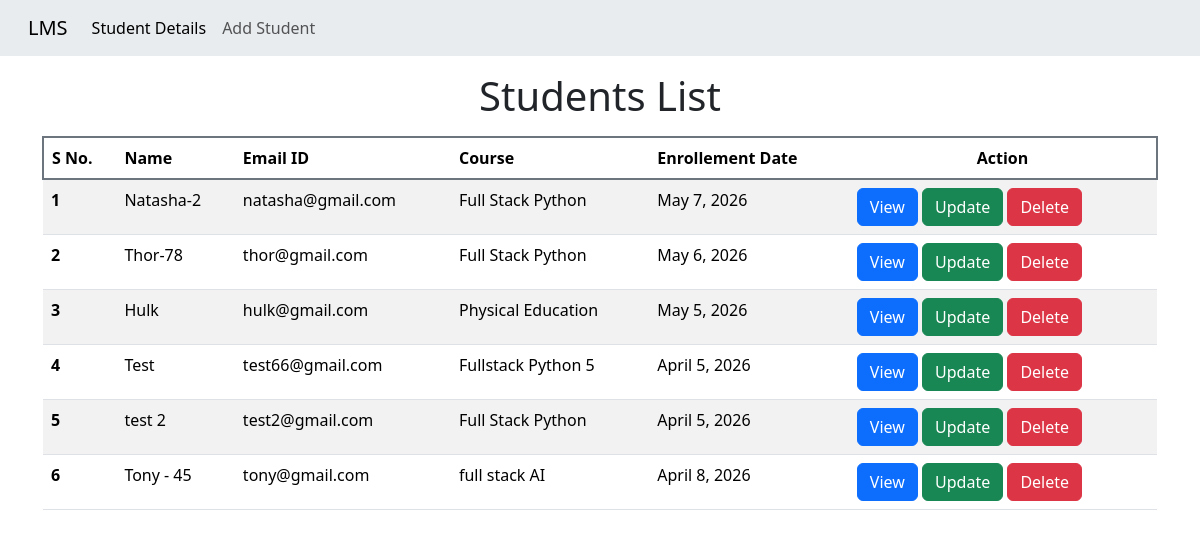
The page / on the database its author committed.
### student_CRUD/models.py (models this page shows, shortened)
class StudentDetail(models.Model) :
        student_name = models.CharField(max_length=100)
        email = models.EmailField(max_length=50 , unique=True)
        course = models.CharField(max_length=75)
        enrollment_date = models.DateField()

### student_CRUD/views.py (the view)
# urls.py: path("", views.homepage, name="homepage"),
def homepage(request) :
        students_list = StudentDetail.objects.all()
        context  = {
                "students" : students_list
        }
        return render(request, "homepage.html" , context)

### student_CRUD/templates/homepage.html
{% extends "master.html" %} {% block title %} Student list {% endblock title %} {% block content %}
<h1 class="text-center mt-3 mb-3">Students List</h1>
<div class="container">
  <table class="table table-striped">
    <thead class="border border-secondary border-2 rounded">
      <tr>
        <th scope="col">S No.</th>
        <th scope="col">Name</th>
        <th scope="col">Email ID</th>
        <th scope="col">Course</th>
        <th scope="col">Enrollement Date</th>
        <th scope="col" class="text-center">Action</th>
      </tr>
    </thead>
    <tbody>
      {% for student in students %}
      <tr>
        <th scope="row">{{student.id}}</th>
        <td>{{student.student_name}}</td>
        <td>{{student.email}}</td>
        <td>{{student.course}}</td>
        <td>{{student.enrollment_date}}</td>
        <td>
          <a href=" {% url 'details' student.id %} " class="btn btn-primary" tabindex="-1" role="button">View</a>
          <a href="#" class="btn btn-success" tabindex="-1" role="button">Update</a>
          <a href="#" class="btn btn-danger" tabindex="-1" role="button">Delete</a>
        </td>
      </tr>
      {% endfor %}
    </tbody>
  </table>
</div>
{% endblock content %}

### student_CRUD/templates/master.html (shortened to what this page needs)
<!doctype html>
<html lang="en">
  <head>
    <link
      href="https://cdn.jsdelivr.net/npm/bootstrap@5.3.8/dist/css/bootstrap.min.css"
      rel="stylesheet"
    />
  </head>
  <body>
    <header>
      <nav class="navbar navbar-expand-lg bg-body-secondary ps-3">
        <div class="container-fluid">
          <a class="navbar-brand" href=" {% url 'homepage' %} ">LMS</a>
          <div class="collapse navbar-collapse" id="navbarNav">
            <ul class="navbar-nav">
              <li class="nav-item">
                <a class="nav-link active" aria-current="page" href=" {% url 'homepage' %} ">Student Details</a>
              </li>
              <li class="nav-item">
                <a class="nav-link" href=" {% url 'add-student' %} ">Add Student</a>
              </li>
            </ul>
          </div>
        </div>
      </nav>
    </header>
    <main>{% block content %}{% endblock content %}</main>
  </body>
</html>

### rows shown on the page
StudentDetail: id "1", student_name "Natasha-2", email "natasha@gmail.com", course "Full Stack Python", enrollment_date "May 7, 2026"
StudentDetail: id "2", student_name "Thor-78", email "thor@gmail.com", course "Full Stack Python", enrollment_date "May 6, 2026"
StudentDetail: id "3", student_name "Hulk", email "hulk@gmail.com", course "Physical Education", enrollment_date "May 5, 2026"
StudentDetail: id "4", student_name "Test", email "test66@gmail.com", course "Fullstack Python 5", enrollment_date "April 5, 2026"
StudentDetail: id "5", student_name "test 2", email "test2@gmail.com", course "Full Stack Python", enrollment_date "April 5, 2026"
StudentDetail: id "6", student_name "Tony - 45", email "tony@gmail.com", course "full stack AI", enrollment_date "April 8, 2026"
